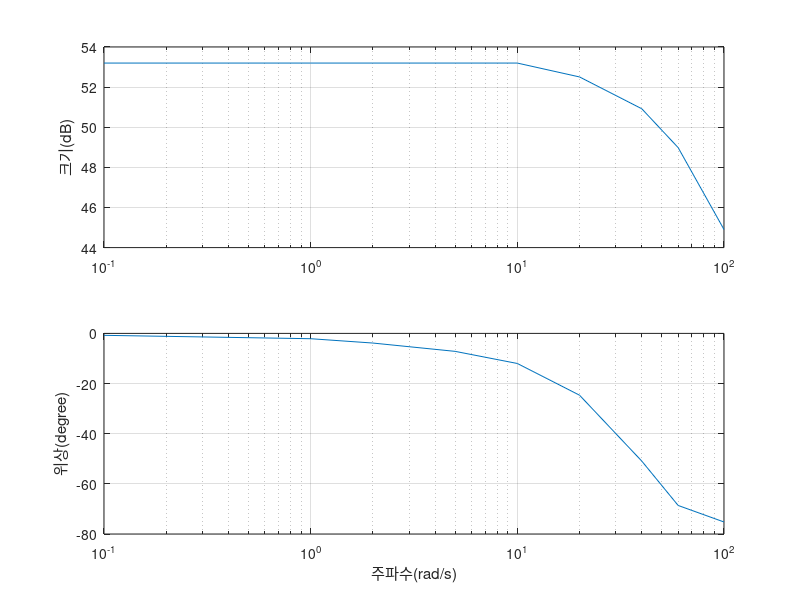

MATLAB code to generate this figure:
Omega = [0.1 1 2 5 10 20 40 60 100];
Mag = [457 457 457 457 457 422 351.6 281.3 175.8];
phase = [-0.77 -2.121 -3.85 -7.166 -12 -24.65 -50.916 -68.618 -75.21];

figure(1);
subplot(2,1,1);
semilogx(Omega, 20*log10(Mag));
ylabel("크기(dB)");
grid on;
subplot(2,1,2);
semilogx(Omega, phase);
ylabel("위상(degree)");
xlabel("주파수(rad/s)");
grid on